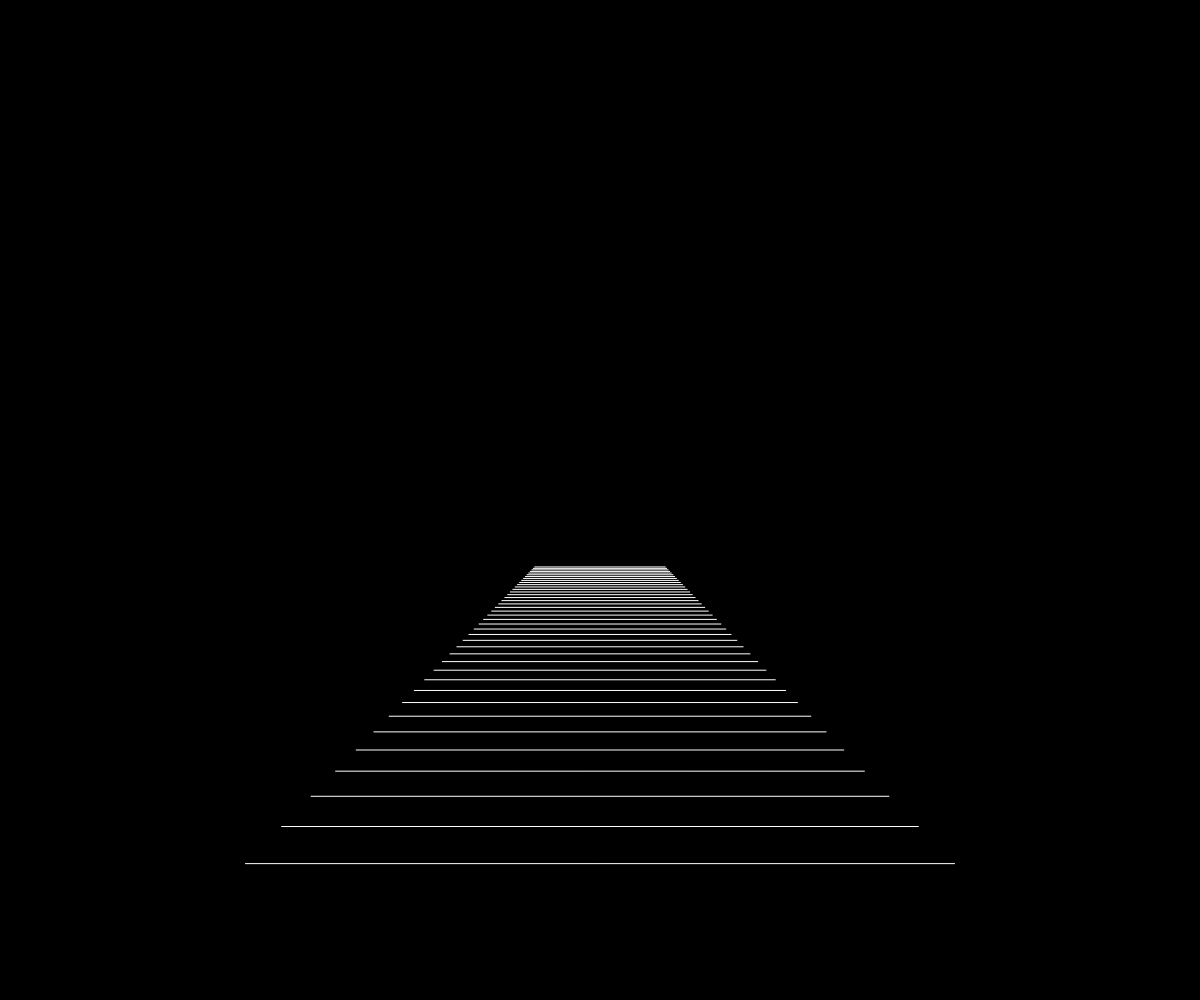
Frame 1 (no input)
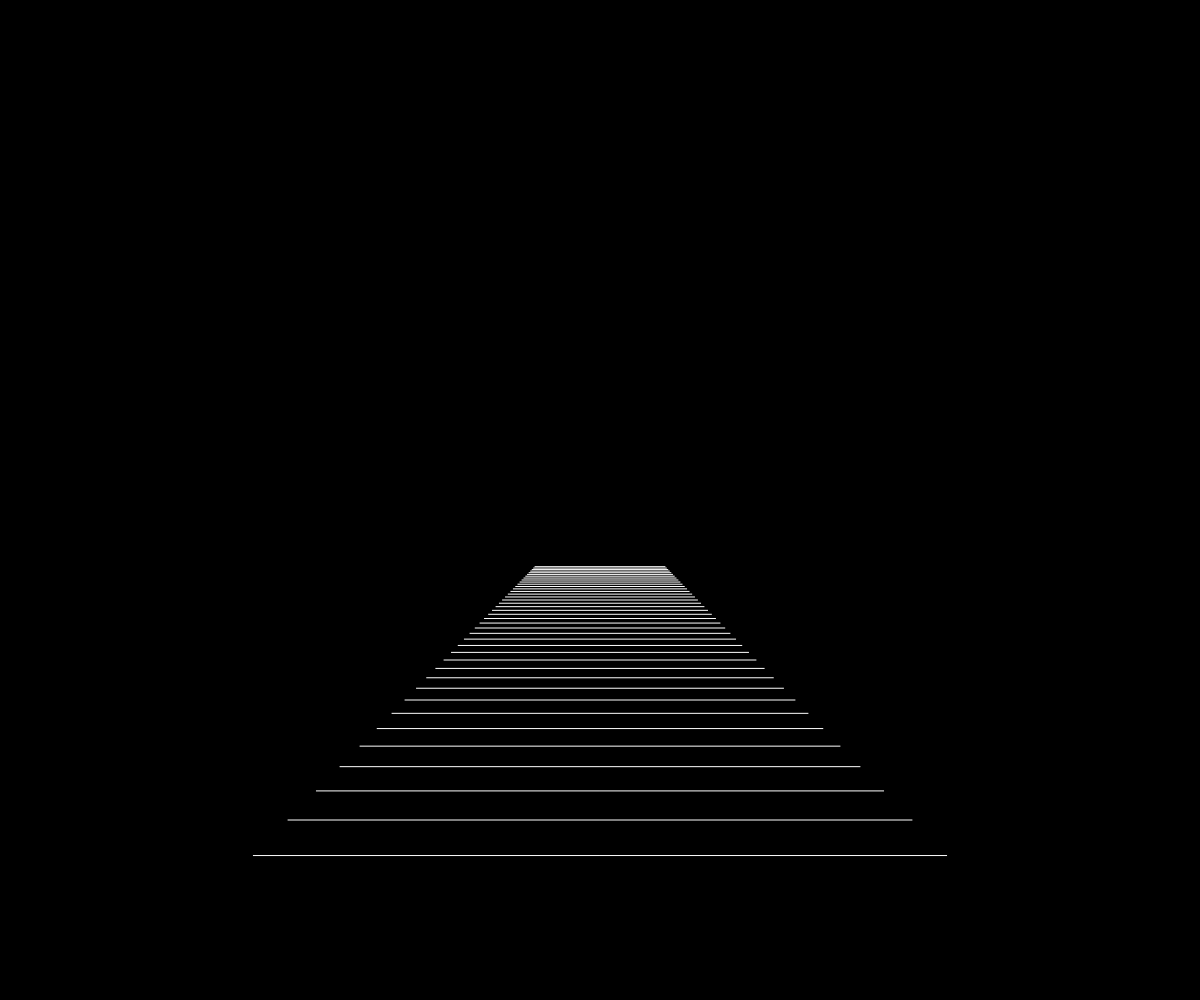
Frame 60 (no input)
Frame 120 (the mouse pressed at the canvas centre since frame 60): identical to frame 60, image omitted

The p5.js sketch that drew these frames (run headless with seeded random() and noise() and a simulated clock; from frame 60 on, the mouse is pressed at the canvas centre):

// p5.js sketch
// ── sketch.js
"use strict"

// URL: https://openprocessing.org/sketch/957775

const WHITE = "#ffffff";
const BLACK = "#000000";

const SCREEN  = 80; // スクリーンまでの距離
const R_WIDTH = 780;// 道の横幅
const R_DEPTH = 10; // 道の奥行

const lines = [];// ラインオブジェクトを格納する配列

let eyeX = 0;  // 視線の座標
let eyeY = 400;
let eyeZ = 0;

function setup(){
	createCanvas(windowWidth, windowHeight);
	angleMode(DEGREES); frameRate(48);
	noFill();
	stroke(WHITE); strokeWeight(1);

	// ラインオブジェクトを用意
	for(let i=0; i<100; i++){
		const line = new MyLine();
		line.project(eyeX, eyeY, R_DEPTH*i-eyeZ);
		lines.push(line);
	}
}

function draw(){
	background(BLACK);

	eyeZ += 2;// 視点を前へ
	
	// キャンバスに描画する
	const start = floor(eyeZ/R_DEPTH) + 1;
	for(let i=start; i<start+40; i++){
		const iA = i % lines.length;
		const lA = lines[iA];
		lA.project(eyeX, eyeY, R_DEPTH*i-eyeZ);
		line(lA.x-lA.w/2, lA.y, lA.x+lA.w/2, lA.y);
	}
}

// ラインオブジェクト(台形の横線で使う)
class MyLine{

	constructor(){
		this._x = 0;
		this._y = 0;
		this._w = 0;
		this._c = 0;
		this._b = 0;
	}

	project(x, y, z){// 2D空間の座標に変換
		const s = SCREEN / (SCREEN+z);
		this._x = x*s + width/2;
		this._y = y*s + height/2;
		this._w = R_WIDTH * s;
	}

	get x(){return this._x;}
	get y(){return this._y;}
	get w(){return this._w;}

	set curve(n){this._c = n;}
	get curve(){return this._c;}

	set bank(n){this._b = n;}
	get bank(){return this._b;}
}
